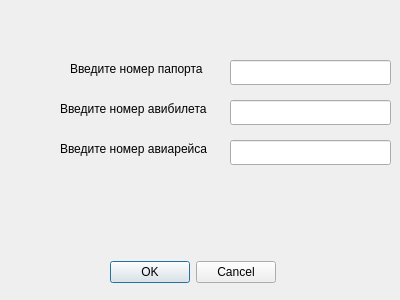
<?xml version="1.0" encoding="UTF-8"?>
<ui version="4.0">
 <class>FormSales</class>
 <widget class="QWidget" name="FormSales">
  <property name="geometry">
   <rect>
    <x>0</x>
    <y>0</y>
    <width>400</width>
    <height>300</height>
   </rect>
  </property>
  <property name="windowTitle">
   <string>Form</string>
  </property>
  <widget class="QLineEdit" name="lineEdit_passport">
   <property name="geometry">
    <rect>
     <x>230</x>
     <y>60</y>
     <width>161</width>
     <height>25</height>
    </rect>
   </property>
  </widget>
  <widget class="QLineEdit" name="lineEdit_flight">
   <property name="geometry">
    <rect>
     <x>230</x>
     <y>140</y>
     <width>161</width>
     <height>25</height>
    </rect>
   </property>
  </widget>
  <widget class="QLineEdit" name="lineEdit_ticket">
   <property name="geometry">
    <rect>
     <x>230</x>
     <y>100</y>
     <width>161</width>
     <height>25</height>
    </rect>
   </property>
  </widget>
  <widget class="QLabel" name="label">
   <property name="geometry">
    <rect>
     <x>70</x>
     <y>60</y>
     <width>151</width>
     <height>17</height>
    </rect>
   </property>
   <property name="text">
    <string>Введите номер папорта </string>
   </property>
  </widget>
  <widget class="QLabel" name="label_2">
   <property name="geometry">
    <rect>
     <x>60</x>
     <y>100</y>
     <width>161</width>
     <height>17</height>
    </rect>
   </property>
   <property name="text">
    <string>Введите номер авибилета </string>
   </property>
  </widget>
  <widget class="QLabel" name="label_3">
   <property name="geometry">
    <rect>
     <x>60</x>
     <y>140</y>
     <width>161</width>
     <height>17</height>
    </rect>
   </property>
   <property name="text">
    <string>Введите номер авиарейса </string>
   </property>
  </widget>
  <widget class="QDialogButtonBox" name="buttonBox">
   <property name="geometry">
    <rect>
     <x>110</x>
     <y>260</y>
     <width>166</width>
     <height>25</height>
    </rect>
   </property>
   <property name="standardButtons">
    <set>QDialogButtonBox::Cancel|QDialogButtonBox::Ok</set>
   </property>
  </widget>
 </widget>
 <resources/>
 <connections/>
</ui>
